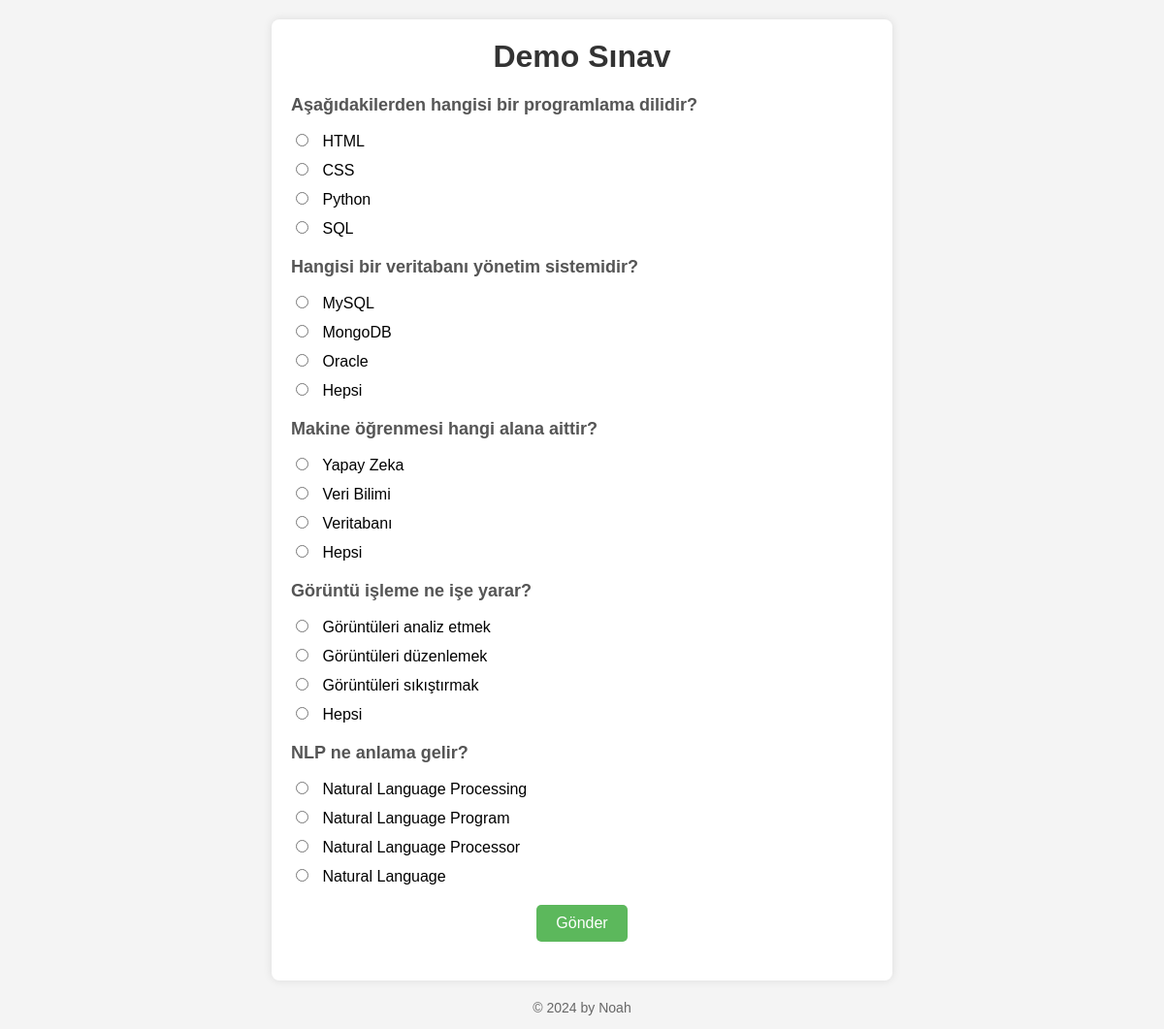
The page / on the database its author committed.
### tables this page shows
CREATE TABLE questions (
                    id INTEGER PRIMARY KEY AUTOINCREMENT,
                    question TEXT NOT NULL,
                    option1 TEXT NOT NULL,
                    option2 TEXT NOT NULL,
                    option3 TEXT NOT NULL,
                    option4 TEXT NOT NULL,
                    answer TEXT NOT NULL
                );

### app.py (the view)
@app.route('/')
def index():
    questions = db.get_questions()
    return render_template('index.html', questions=questions)

### app.py (called while the page is built)
@app.teardown_appcontext
def close_connection(exception):
    db.close_connection(exception)

### db.py (called while the page is built)
    def get_db(self):
        db = getattr(g, '_database', None)
        if db is None:
            db = g._database = sqlite3.connect(self.DATABASE)
        return db

    def close_connection(self, exception):
        db = getattr(g, '_database', None)
        if db is not None:
            db.close()

    def get_questions(self):
        db = self.get_db()
        cursor = db.cursor()
        cursor.execute('SELECT * FROM questions')
        questions = cursor.fetchall()
        return questions

### templates/index.html (shortened to what this page needs)
<!DOCTYPE html>
<html lang="en">
<head>
    <link rel="stylesheet" href="{{ url_for('static', filename='styles.css') }}">
</head>
<body>
    <div class="container">
        <h1>Demo Sınav</h1>
        <form action="{{ url_for('submit') }}" method="post">
            {% for question in questions %}
            <div class="question">
                <h2>{{ question[1] }}</h2>
                <ul class="options">
                    <li><input type="radio" name="question{{ question[0] }}" value="{{ question[2] }}"> {{ question[2] }}</li>
                    <li><input type="radio" name="question{{ question[0] }}" value="{{ question[3] }}"> {{ question[3] }}</li>
                    <li><input type="radio" name="question{{ question[0] }}" value="{{ question[4] }}"> {{ question[4] }}</li>
                    <li><input type="radio" name="question{{ question[0] }}" value="{{ question[5] }}"> {{ question[5] }}</li>
                </ul>
            </div>
            {% endfor %}
            <button type="submit">Gönder</button>
        </form>
    </div>
    <footer>
        <p>  © 2024 by Noah</p>
    </footer>
</body>
</html>

### static/styles.css (style rules this page uses)
body { font-family: Arial, sans-serif; background-color: #f4f4f4; margin: 0; padding: 0; }
.container { background-color: #fff; padding: 20px; box-shadow: 0 0 10px rgba(0, 0, 0, 0.1); border-radius: 8px; width: 90%; max-width: 600px; margin: 20px auto; }
h1 { text-align: center; color: #333; margin-top: 0; }
.question { margin-bottom: 20px; }
.question h2 { margin-top: 0; color: #555; font-size: 18px; }
.options { list-style-type: none; padding: 0; }
.options li { margin: 10px 0; }
input[type="radio"] { margin-right: 10px; }
button { background-color: #5cb85c; color: white; border: none; padding: 10px 20px; text-align: center; display: block; margin: 20px auto; cursor: pointer; border-radius: 5px; font-size: 16px; }
footer { text-align: center; margin-top: 20px; color: #666; font-size: 14px; }

### rows shown on the page
questions: question "Aşağıdakilerden hangisi bir programlama dilidir?", option1 "HTML", option2 "CSS", option3 "Python", option4 "SQL"
questions: question "Hangisi bir veritabanı yönetim sistemidir?", option1 "MySQL", option2 "MongoDB", option3 "Oracle", option4 "Hepsi"
questions: question "Makine öğrenmesi hangi alana aittir?", option1 "Yapay Zeka", option2 "Veri Bilimi", option3 "Veritabanı", option4 "Hepsi"
questions: question "Görüntü işleme ne işe yarar?", option1 "Görüntüleri analiz etmek", option2 "Görüntüleri düzenlemek", option3 "Görüntüleri sıkıştırmak", option4 "Hepsi"
questions: question "NLP ne anlama gelir?", option1 "Natural Language Processing", option2 "Natural Language Program", option3 "Natural Language Processor", option4 "Natural Language"
